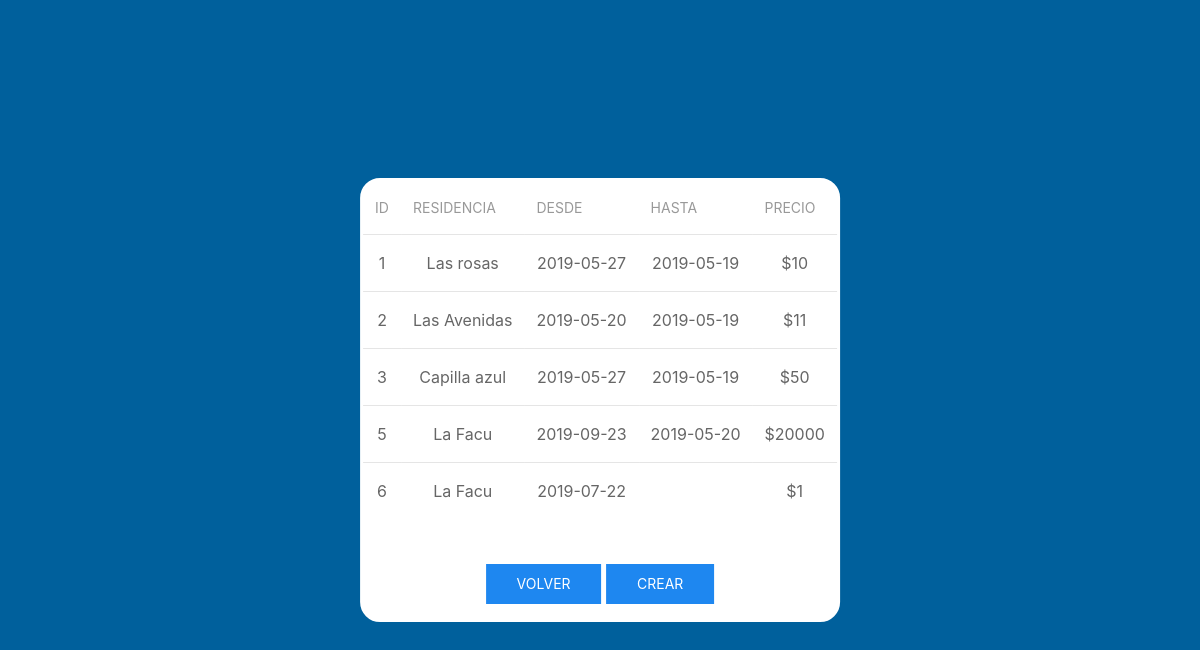
The app's page /HSH3/vistas/pantalla-listar-subastas.php, older data.
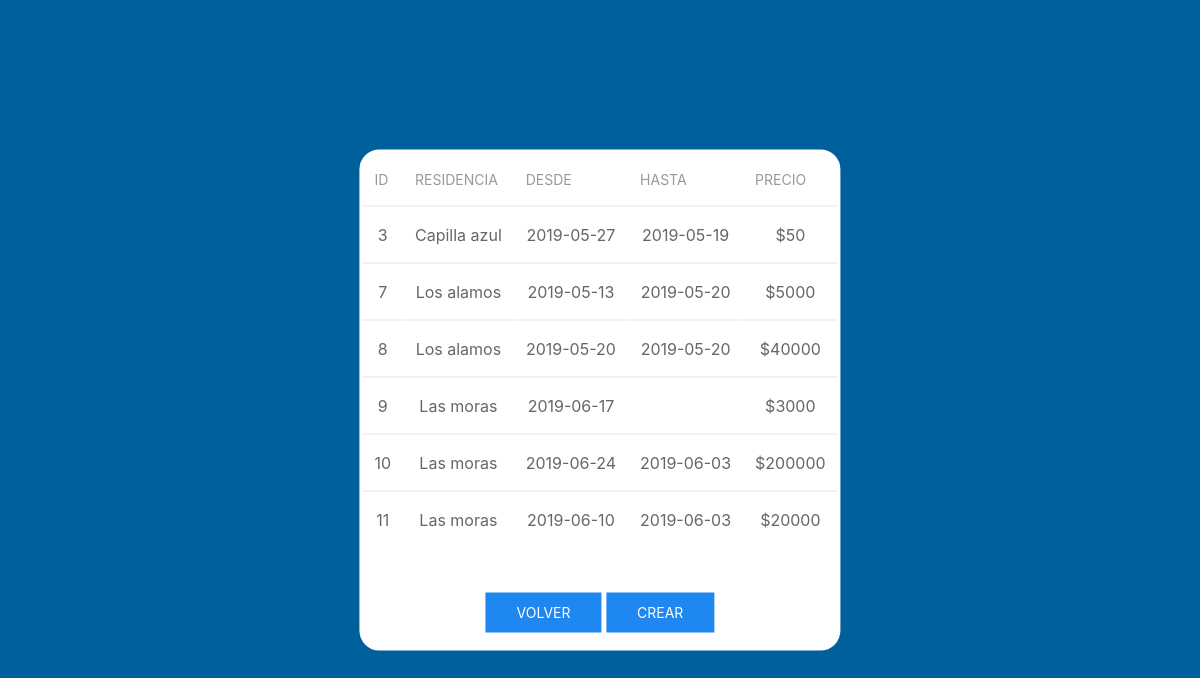
The same page, newer data.
### tables this page shows
CREATE TABLE `subasta` (
  `id_subasta` int(11) NOT NULL,
  `NombreR` varchar(30) DEFAULT NULL,
  `fecha_inicio` date DEFAULT NULL,
  `precio` int(8) DEFAULT NULL,
  `fecha_fin` date DEFAULT NULL
);

### HSH3/vistas/pantalla-listar-subastas.php (the view, shortened to what this page needs)
<!DOCTYPE html>
<html lang="en" dir="ltr">
  <head>
    <link rel="stylesheet" type="text/css" href="../css/uikit.min.css" />
    <link rel="stylesheet" type="text/css" href="../css/personal.css" />
  </head>
  <body class="uk-height-viewport my-background-color">
    <?php
    $conexion=conectar();
    $consulta= "SELECT * FROM subasta ";
    $result=mysqli_query($conexion,$consulta);
    mysqli_close($conexion);?>
    <div class="uk-position-center my-form-box">
    <table class="table table-striped uk-table uk-table-divider uk-align-center">
      <thead>
        <tr>
          <th>ID</th>
          <th>Residencia</th>
          <th>Desde</th>
          <th>Hasta</th>
          <th>Precio</th>
        </tr>
      </thead>
      <tbody>
        <?php while ($row = mysqli_fetch_array($result)){?>
        <tr>
          <td><?php echo $row['id_subasta']; ?></td>
          <td><?php echo $row['NombreR']; ?></td>
          <td><?php echo $row['fecha_inicio']; ?></td>
          <td><?php echo $row['fecha_fin']; ?></td>
          <td><?php echo '$',$row['precio']; ?></td>
        <?php } ?>
        </tr>
      </tbody>
    </table>
      <div class="uk-padding-small">
        <a href="home-admin.php" class="uk-button uk-button-primary">Volver</a>
         <a href="pantalla-crear-subasta.php" class="uk-button uk-button-primary">Crear</a>
      </div>
    </div>
  </body>
</html>

### HSH3/css/personal.css (style rules this page uses)
.my-form-box { text-align: center; background-color: #FFFFFF; border: solid; border-radius: 20px; border-color: #FFFFFF; }
.my-background-color { background: rgba(0,96,156,1); }

Row changes from the older to the newer data that the page shows:
removed subasta: id_subasta "1", NombreR "Las rosas", fecha_inicio "2019-05-27", fecha_fin "2019-05-19", precio "10"
removed subasta: id_subasta "2", NombreR "Las Avenidas", fecha_inicio "2019-05-20", fecha_fin "2019-05-19", precio "11"
removed subasta: id_subasta "5", NombreR "La Facu", fecha_inicio "2019-09-23", fecha_fin "2019-05-20", precio "20000"
removed subasta: id_subasta "6", NombreR "La Facu", fecha_inicio "2019-07-22", precio "1"
added subasta: id_subasta "7", NombreR "Los alamos", fecha_inicio "2019-05-13", fecha_fin "2019-05-20", precio "5000"
added subasta: id_subasta "8", NombreR "Los alamos", fecha_inicio "2019-05-20", fecha_fin "2019-05-20", precio "40000"
added subasta: id_subasta "9", NombreR "Las moras", fecha_inicio "2019-06-17", precio "3000"
added subasta: id_subasta "10", NombreR "Las moras", fecha_inicio "2019-06-24", fecha_fin "2019-06-03", precio "200000"
added subasta: id_subasta "11", NombreR "Las moras", fecha_inicio "2019-06-10", fecha_fin "2019-06-03", precio "20000"
